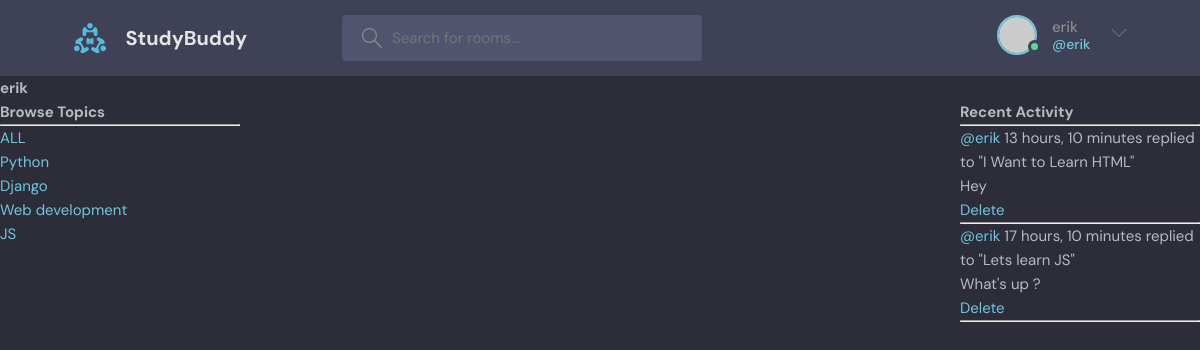
Before: /profile/3/ (signed in) with the older database file.
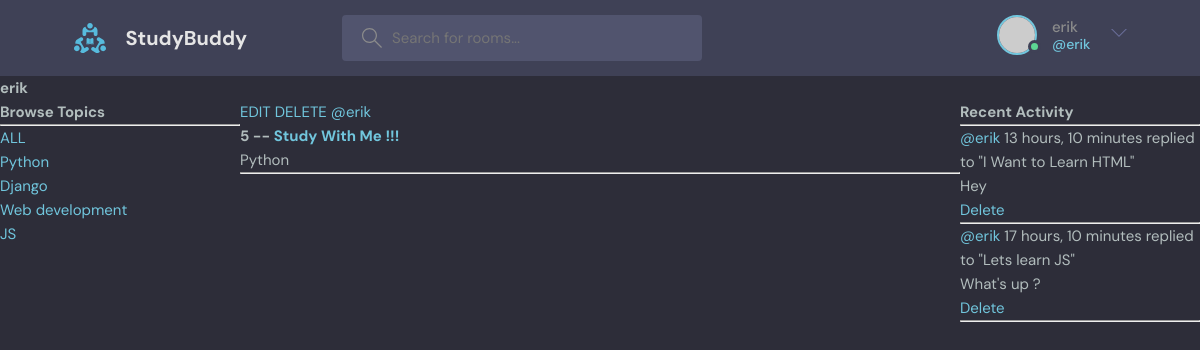
After: the same page with the newer database file.
### base/models.py (models this page shows, shortened)
class Topic(models.Model):
    name = models.CharField(max_length=200)

class Message(models.Model):
    user = models.ForeignKey(User, on_delete=models.CASCADE)
    room = models.ForeignKey(Room,on_delete=models.CASCADE) # SET_NULL --> If parent is deleted, then it will be set as Null, Cascade --> Delete
    body = models.TextField()
    updated = models.DateTimeField(auto_now=True) #auto_now --> Time stamp at every time we add
    created = models.DateTimeField(auto_now_add=True) #auto_now_add --> Time stamp at the time of creation only
    class Meta:
        ordering = ['-updated', '-created']
    def __str__(self):
        return self.body[0:50]

class Room(models.Model):
    host = models.ForeignKey(User,on_delete=models.SET_NULL, null=True)
    topic = models.ForeignKey(Topic,on_delete=models.SET_NULL, null=True)
    name = models.CharField(max_length=200)
    description = models.TextField(null=True, blank=True)
    participants = models.ManyToManyField(User, related_name='participants', blank=True) # ManyToManyField --> Many users can join a room
    updated = models.DateTimeField(auto_now=True) #auto_now --> Time stamp at every time we add
    created = models.DateTimeField(auto_now_add=True) #auto_now_add --> Time stamp at the time of creation only
    class Meta:
        ordering = ['-updated', '-created']
    def __str__(self):
        return self.name

### base/views.py (the view)
# urls.py: path('profile/<str:pk>/', views.userProfile, name='user-profile'),
def userProfile(request,pk):
    user = User.objects.get(id=pk)
    rooms = user.room_set.all()  # Get all rooms created by the user
    room_messages = user.message_set.all()  # Get all messages created by the user
    topics = Topic.objects.all()
    context = {'user':user, 'rooms':rooms, 'room_messages':room_messages, 'topics':topics}
    return render(request, 'base/profile.html',context)

### base/templates/base/profile.html (shortened to what this page needs)
{% extends 'main.html' %}
{% block content %}
<h1>{{user.username}}</h1>
<div class = "profile-container">
    <div>
        {% include 'base/topics_component.html' %}
    </div>
    <div>
        {% include 'base/feed_component.html' %}
    </div>
    <div>
        {% include 'base/activity_component.html' %}
    </div>
</div>
{% endblock content %}

### base/templates/base/topics_component.html
<h3>Browse Topics</h3>
        <hr>
        <div>
            <a href = "{% url 'home' %}">ALL</a>
        </div>
        {% for topic in topics %}
            <div>
                <a href = "{% url 'home' %}?q={{topic.name}}">{{topic.name}}</a>
            </div>
        {% endfor %}

### base/templates/base/feed_component.html
<div>{% for room in rooms %}
    <div>
        {% if request.user == room.host %}
        <a href = "{% url 'update-room' room.id %}">EDIT</a>
        <a href = "{% url 'delete-room' room.id %}">DELETE</a>
        {% endif %}
        <a href = "{% url 'user-profile' room.host.id %}">@{{room.host.username}}</a>
        <h5>{{room.id}} -- <a href = "{% url 'room' room.id %}">{{room.name}}</a></h5>
        <small>{{room.topic.name}}</small>
        <hr>
    </div>
    {% endfor %}
</div>

### base/templates/base/activity_component.html (shortened to what this page needs)
<h3>Recent Activity</h3>
        <hr>
        {% for message in room_messages %}
            <div>
                <small><a href = "{% url 'user-profile' message.user.id %}">@{{message.user}}</a> {{message.created|timesince}}</small>
                <small>replied to "{{message.room}}"</small>
                <p>{{message}}</p>
                {% if request.user == message.user %}
				<a href="{% url 'delete-message' message.id %}">Delete</a>
				{% endif %}
                <hr>
            </div>
        {% endfor %}

Changed rows visible on the page:
added Room: shows "EDIT", host.username "erik", id "5", name "Study With Me !!!", topic.name "Python"
